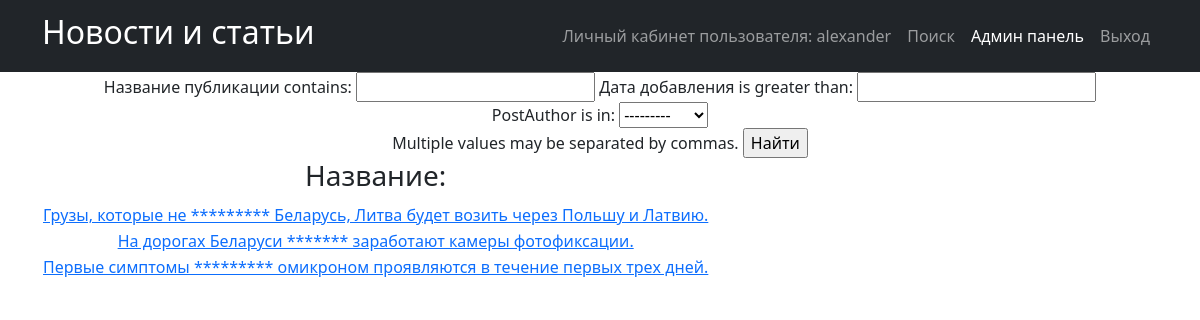
The page /news/search/ (signed in) on the database its author committed.
### news_portal/models.py (models this page shows, shortened)
class Post(models.Model):
    PostAuthor = models.ForeignKey(Author, on_delete=models.CASCADE)
    NEWS = 'NW'
    ARTICLE = 'AR'
    CATEGORIES = [
        ('NW', 'Новость'),
        ('AR', 'Статья')
    ]
    categoryType = models.CharField(max_length=2, choices=CATEGORIES)
    pubData = models.DateTimeField('дата добавления', auto_now_add=True)
    postCategory = models.ManyToManyField(Category, through='postCategory')
    postTitle = models.CharField('название публикации', max_length=255)
    postText = models.TextField('текст публикации')
    postRating = models.SmallIntegerField('рейтинг публикации', default=0)

### news_portal/views.py (the view)
# urls.py: path('search/', Postsearch.as_view()),
class Postsearch(ListView):
    model = Post
    template_name = 'search.html'
    context_object_name = 'news'
    queryset = Post.objects.order_by('-id')
    paginate_by = 1
    def get_context_data(self, **kwargs):
        context = super().get_context_data(**kwargs)
        context['filter'] = News_filter(self.request.GET, queryset=self.get_queryset())
        return context

### news_portal/models.py (called while the page is built)
    def __str__(self):
        return f'{self.authorUser.username}'

### news_portal/templatetags/censor.py (called while the page is built)
@register.filter(name='censor')
def censor(value):
    text = value.split()
    for word in text:
        if word.lower() in CENSOR:
            value = value.replace(word, '*' * len(word))
    return value

### templates/search.html (shortened to what this page needs)
{% extends 'flatpages/default.html' %}
{% load censor %}
{% block content %}
<form method="GET">
    {{ filter.form }}
    <input type="submit" value="Найти">
</form>
<table>
    <thead>
    <th>
    <h3>Название:</h3>
    </th>
    </thead>
      {% for new in filter.qs %}
    <tr>
    <td>
        <a href="{% url 'post_detail' new.id %}">{{ new.postTitle|censor }}</a>
    </td>
</tr>
    {% endfor %}
</table>
{% endblock content %}

### templates/flatpages/default.html (shortened to what this page needs)
<!DOCTYPE html>
<html lang="en">
    <head>
        {% load static %}
        <link href="{% static 'css/styles.css' %}" rel="stylesheet" />
    </head>
    <body>
        <nav class="navbar navbar-expand-lg navbar-dark bg-dark">
            <div class="container">
                <a class="navbar-brand" href=/news/><h2>Новости и статьи</h2></a>
                <div class="collapse navbar-collapse" id="navbarSupportedContent">
                    <ul class="navbar-nav ms-auto mb-2 mb-lg-0">
                        <li class="nav-item"><a class="nav-link" href=http://127.0.0.1:8000>Личный кабинет пользователя: {{request.user.username}}</a></li>
                        <li class="nav-item"><a class="nav-link" href=/news/search/>Поиск</a></li>
                        <li class="nav-item"><a class="nav-link active" aria-current="page" href=/admin/>Админ панель</a></li>
                        <li class="nav-item"><a class="nav-link" href=/sign/logout/>Выход</a></li>
                            </ul>
                </div>
            </div>
        </nav>
        <div class="container">
           <div class="row">
               <div class="col-lg-12 text-center">
                   {% block content %}{% endblock content %}
               </div>
           </div>
        </div>
    </body>
</html>

### rows shown on the page
Post: postTitle|censor "Грузы, которые не ********* Беларусь, Литва будет возить через Польшу и Латвию."
Post: postTitle|censor "На дорогах Беларуси ******* заработают камеры фотофиксации."
Post: postTitle|censor "Первые симптомы ********* омикроном проявляются в течение первых трех дней."

### other values the page prints
{{ request.user.username }} "alexander"
